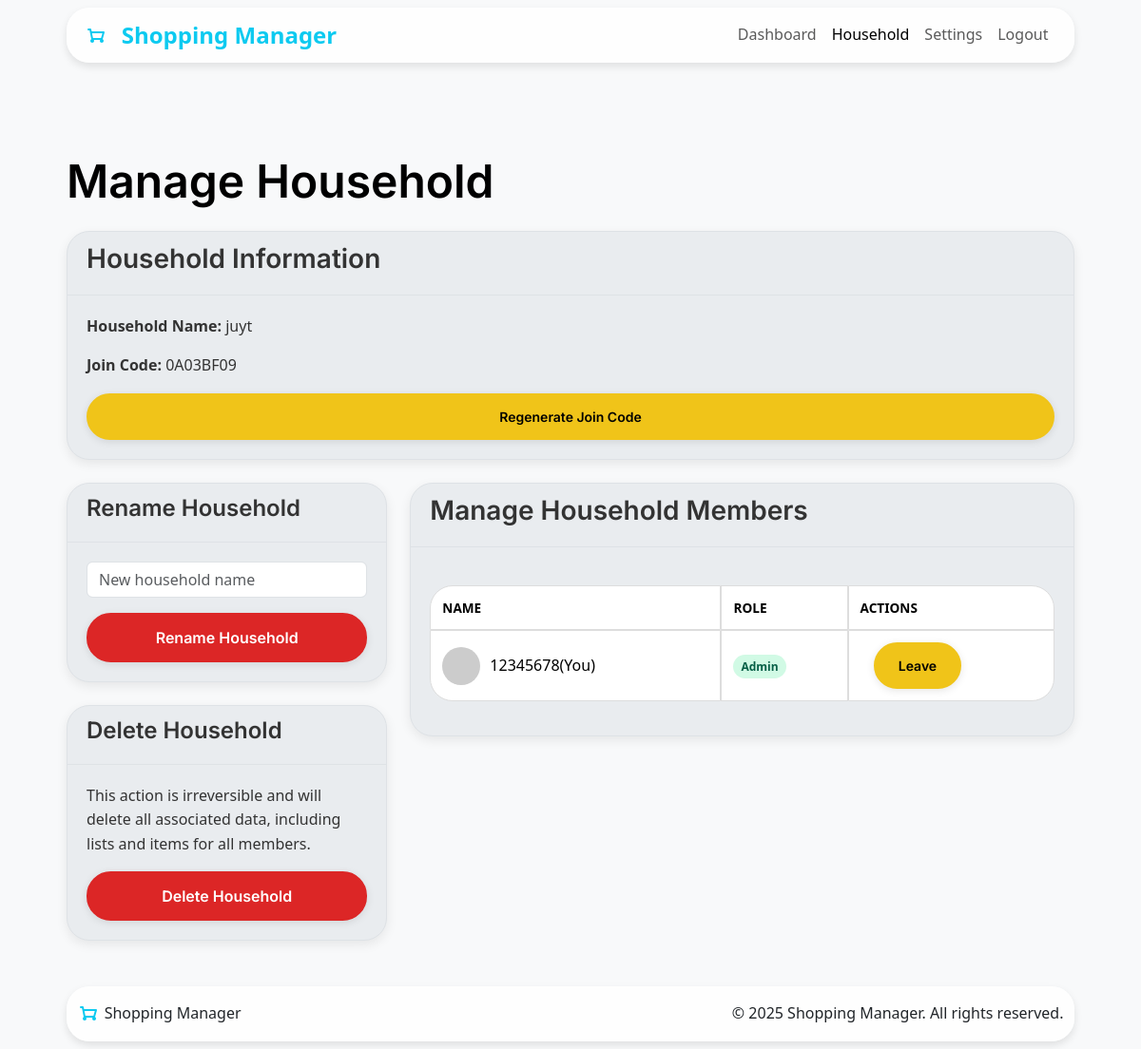
/household/view/11 (signed in), run on the app's committed database.
### app/models.py (models this page shows, shortened)
class Household(db.Model):
    __tablename__ = 'households'
    id = db.Column(db.Integer, primary_key=True)
    join_code = db.Column(db.String(36), unique=True, nullable=False, default=lambda: secrets.token_hex(4).upper())
    name = db.Column(db.String(100), nullable=False)
    created_at = db.Column(
    db.DateTime(timezone=True),
    default=lambda: datetime.now(tz)
    )
    admin_id = db.Column(db.Integer, db.ForeignKey('users.id'), nullable=False)
    admin = db.relationship('User', back_populates='administered_household', foreign_keys=[admin_id])
    members = db.relationship('User', back_populates='household', lazy=True, foreign_keys='User.household_id')
    shopping_lists = db.relationship('ShoppingList', backref='household', lazy=True, cascade="all, delete-orphan")

class User(db.Model, UserMixin):
    __tablename__ = 'users'
    id = db.Column(db.Integer, primary_key=True)
    username = db.Column(db.String(80), unique=True, nullable=False)
    name = db.Column(db.String(80), nullable=False)
    password = db.Column(db.String(128), nullable=False)
    role = db.Column(db.String(20), default='member')  # member or admin
    avatar_url = db.Column(db.String(256), nullable=True)  # DiceBear URL or uploaded file path
    household_id = db.Column(db.Integer, db.ForeignKey('households.id'))
    household = db.relationship('Household', back_populates='members', foreign_keys=[household_id])
    administered_household = db.relationship('Household', back_populates='admin',
                                             foreign_keys='Household.admin_id', uselist=False)
    created_lists = db.relationship('ShoppingList', backref='creator', lazy=True)
    added_items = db.relationship('ListItem', backref='added_by', lazy=True)
    activities = db.relationship('ActivityLog', backref='user', lazy=True)

### app/household/routes.py (the view)
@household_bp.route('/view/<int:household_id>', methods=["GET"])
@login_required
def view(household_id):
    if not current_user.household_id:
        flash('You must be in a household.')
        return redirect(url_for('household_bp.setup'))
    household =HouseholdModel.query.get_or_404(household_id)
    if not current_user.household_id == household_id:
        flash('Access Denied')
        return jsonify({"success": False, "message": "You do not belong to this household."}), 403
    members = household.members
    if current_user.id == household.admin_id:
        return render_template('household/manage.html', members=members, household=household)
    else:
        return render_template('household/view.html', members=members, household=household)

### templates/household/manage.html (shortened to what this page needs)
{% extends "base.html" %}
{% block content %}
<div class="container mt-2">
    <div class="row">
        <div class="col-md-12">
            <h1 class="mb-4">Manage Household</h1>
            <div class="card sm-card">
                <div class="card-header">
                    <h3>Household Information</h3>
                </div>
                <div class="card-body">
                    <p><strong>Household Name:</strong> <span class="household-name">{{ household.name }}</span></p>
                    <p><strong>Join Code:</strong> <span id="householdJoinCode">{{ household.join_code }}</span></p>
                    <button id="regenerateJoinCodeBtn" class="btn btn-sm w-100 btn-warning" data-url="{{ url_for('household_bp.regenerate_code')}}">Regenerate Join Code</button>
                </div>
            </div>
        </div>
    </div>
    <div class="row">
        <div class="col-md-4">
            <div class="card sm-card">
                <div class="card-header">
                    <h4>Rename Household</h4>
                </div>
                <div class="card-body">
                    <form method="POST" action="{{ url_for('household_bp.rename', household_id=current_user.household_id) }}" class="mb-8" id="renameHouseholdForm" onsubmit="event.preventDefault(); renameHousehold();">
                        <input type="text"
                                name="household_name"
                                id="newHouseholdName"
                                class="form-input mb-3 form-control"
                                placeholder="New household name"
                                required>
                        <button type="submit"
                                id="newHouseholdNameBtn"
                                class="btn btn-danger w-100">
                                Rename Household
                        </button>
                    </form>
                </div>
            </div>
            <div class="card sm-card">
                <div class="card-header">
                    <h4 class="mb-2">Delete Household</h4>
                </div>
                <div class="card-body">
                    <p class="text-sm text-gray-600 mb-3">This action is irreversible and will delete all associated data, including lists and items for all members.</p>
                    <form method="POST" action="{{ url_for('household_bp.delete', household_id=current_user.household_id) }}">
                        <button type="button"
                                class="btn btn-danger w-100"
                                id="DeleteHouseholdBtn"
                                data-bs-toggle="modal"
                                data-bs-target="#confirmModal"
                                data-modal-title="Delete Household ?"
                                data-modal-body="Are you absolutely sure you want to delete this household? This will remove all members and all associated data. This action cannot be undone."
                                data-modal-confirm-text="Yes, Delete Permanently"
                                data-action-url="{{ url_for('household_bp.delete', household_id=current_user.household_id) }}"
                                data-redirect-url="{{ url_for('household_bp.setup') }}">
                                Delete Household
                        </button>
                    </form>
                </div>
            </div>
        </div>
        <div class="col-md-8">
            <div class="card sm-card">
                <div class="card-header">
                    <h3>Manage Household Members</h3>
                </div>
                <div class="card-body">
                    <div class="table-container">
                        <table class="table align-middle rounded-table" id="adminMembersTable">
                            <thead>
                                <tr>
                                    <th>Name</th>
                                    <th>Role</th>
                                    <th>Actions</th>
                                </tr>
                            </thead>
                            <tbody>
                                {% if members %}
                                {% for member in members %}
                                <tr>
                                    <td>
                                        <div class="user-details-in-table">
                                           <img src="{{ member.avatar_url }}"
                                                alt="{{ member.name }}'s avatar"
                                                class="avatar-in-table"
                                                onerror="this.onerror=null; this.src='https://api.dicebear.com/7.x/initials/svg?seed={{ member.name }}'">
                                            <span>{{ member.name or 'User Name' }}</span>
                                            {% if member.id == current_user.id%}
                                            <span class="text-xs text-gray-500">(You)</span>
                                            {% endif %}
                                        </div>
                                    </td>
                                    <td>
                                        <span class="role-badge {{ 'role-admin' if member.role == 'admin' else 'role-member' }}">
                                            {{ member.role | capitalize or 'Member' }}
                                        </span>
                                    </td>
                                    <td>
                                        {% if member.id == current_user.id%}
                                        <button type="button" class="btn btn-warning btn-sm text-center"
                                            data-bs-toggle="modal"
                                            data-bs-target="#confirmModal"
                                            data-modal-title="Leave Household ?"
                                            data-modal-body="Are you sure you want to leave this household? If you are the admin and other members exist, admin rights will be transferred."
                                            data-modal-confirm-text="Yes, Leave"
                                            data-action-url="{{ url_for('household_bp.leave') }}"
                                            data-redirect-url="{{ url_for('household_bp.setup') }}">
                                            Leave
                                        </button>
                                        {% endif %}
                                    </td>
                                </tr>
                                {% endfor %}
                                {% else %}
                                <tr>
                                    <td colspan="4" class="text-center text-sm text-gray-500">This household has no other members.</td>
                                </tr>
                                {% endif %}
                                </tbody>
                        </table>
                    </div>
                </div>
            </div>
        </div>
    </div>
</div>
{% endblock %}

### static/css/base.css (style rules this page uses)
* { margin: 0; padding: 0; box-sizing: border-box; font-family: 'Inter' sans-serif; }
body { line-height: 1.6; color: var(--dark); background-color: var(--background); font-weight: 400; }
.container { width: 100%; margin: 0 auto; padding: 0 20px; }
h1,h2,h3,h4,h5,h6,.h1,.h2,.h3,.h4,.h5,.h6 { font-family: 'Inter', sans-serif; font-weight: 600; }
h1 { font-size: 3rem; margin-bottom: 1.5rem; color: var(--dark); }

### static/css/variables.css (style rules this page uses)
:root { --primary: #0dcaf0; --primary-variant: #08a7c2; --secondary: #6c757d; --secondary-variant: #5a6268; --warning: #f0c419; --warning-variant: #d0a408; --success: #136e22; --success-variant: #0e4e16; --text-primary: #212529; --text-secondary: #6c757d; --text-light: #ffffff; --text-faint: #a1a1a1; --background: #ffffff; --background-variant: #f8f9fa; --surface: #ffffff; --surface-variant: #e9ecef; --border: #dee2e6; --border-light: #eff2f5; --shadow: 0 0.5rem 1rem rgba(0, 0, 0, 0.15); --shadow-sm: 0 0.125rem 0.25rem rgba(0, 0, 0, 0.075); --transition: all 0.2s ease-in-out; --rounded-md: 0.375rem; --rounded-lg: 0.5rem; --spacing-sm: 0.5rem; --spacing-md: 1rem; --spacing-lg: 2rem; }

### static/css/components.css (style rules this page uses)
.sm-card { border-radius: 1.5rem; border: 1px solid #e0e0e0; box-shadow: 0px 4px 12px rgba(0, 0, 0, 0.08); color: #333333; margin-bottom: 1.5rem; transition: box-shadow 0.3s ease-in-out, transform 0.3s ease-in-out; }
.sm-card .card-header { background-color: var(--your-card-header-bg-color, transparent); color: var(--your-card-header-text-color, var(--your-primary-color)); padding: 0.75rem 1.25rem; border-top-left-radius: calc(1.5rem - 1px); border-top-right-radius: calc(1.5rem - 1px); }
.sm-card .card-body { padding: 1.25rem; }
.btn { font-family: 'Inter', 'sans-serif'; font-weight: 600; border-radius: 1.6rem; transition: background-color 0.3s ease, border-color 0.3s ease, color 0.2s ease, box-shadow 0.2s ease; box-shadow: 0 2px 8px rgba(0, 0, 0, 0.1); display: inline-flex; align-items: center; justify-content: center; padding: 0.75rem 1.5rem; cursor: pointer; border: 2px solid transparent; position: relative; overflow: hidden; }
.btn::before { content: ""; position: absolute; top: 0; left: 0; width: 100%; height: 100%; background-color: currentColor; opacity: 0; transition: opacity 0.3s ease; z-index: -1; }
.btn-danger { background-color: #dc2626; border-color: #dc2626; color: var(--text-light); }
.btn-warning { background-color: var(--warning); border-color: var(--warning); color: #000000; }
.role-badge { padding: 3px 8px; border-radius: 999px; font-size: 0.75em; font-weight: 600; display: inline-block; }
.role-admin { background-color: #d1fae5; color: #065f46; }
.table-container { overflow-x: auto; }
table { width: 100%; border-collapse: collapse; margin-top: 20px; }
th, td { border: 1px solid #ddd; padding: 10px; text-align: left; vertical-align: middle; }
th { background-color: #f9f9f9; font-weight: 600; font-size: 0.85em; text-transform: uppercase; }
.avatar-in-table { width: 40px; height: 40px; border-radius: 50%; object-fit: cover; margin-right: 10px; }
.user-details-in-table { display: flex; align-items: center; }
.rounded-table { border-radius: 1.5rem; overflow: hidden; border-collapse: separate; border-spacing: 0; overflow-x: auto; }
.rounded-table thead tr:first-child th:first-child { border-top-left-radius: 1.5rem; }
.rounded-table thead tr:first-child th:last-child { border-top-right-radius: 1.5rem; }
.rounded-table tbody tr:last-child td:first-child { border-bottom-left-radius: 1.5rem; }
.rounded-table tbody tr:last-child td:last-child { border-bottom-right-radius: 1.5rem; }
.rounded-table th, .rounded-table td { padding: 0.75rem; }
.card { background-color: var(--bs-secondary-bg); border-color: var(--bs-border-color); }
.card-header { background-color: rgba(var(--bs-secondary-rgb), 0.5); border-bottom-color: var(--bs-border-color); }

### data on the page
Household: name "juyt", join_code "0A03BF09"
User: name "12345678", shows "(You)", role "Admin"
